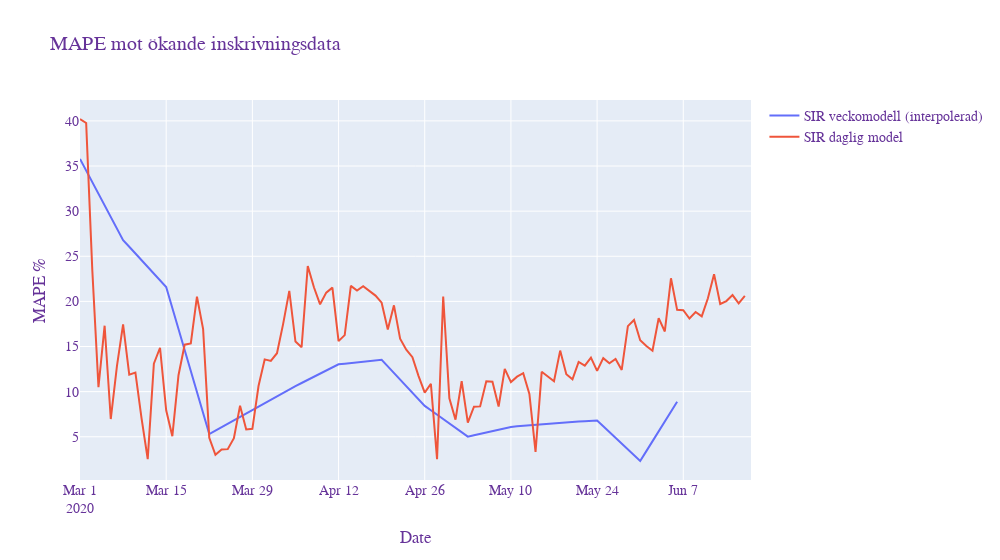
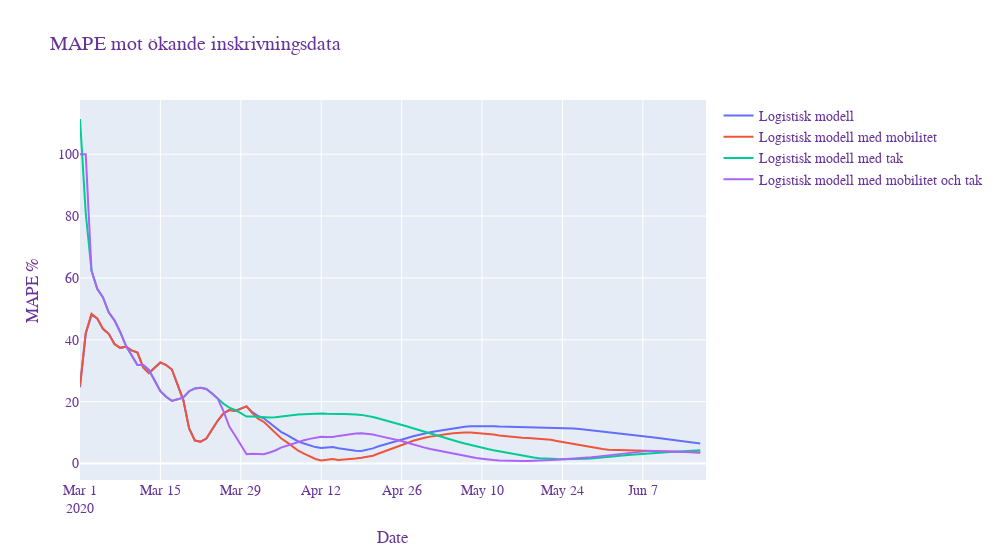

These figures' notebook cell, in order:
### Code cell
MAPEfig1 = go.Figure()

#SIR MAPE week to daily
MAPEfig1.add_trace(go.Scatter(x=pd.Series(pd.date_range("2020-03-01", freq="D", periods=data_points_MAPE)), 
                    y=SIR_MAPE_week2daily,
                    mode='lines',
                    name='SIR veckomodell (interpolerad)'))

#SIR MAPE daily
MAPEfig1.add_trace(go.Scatter(x=pd.Series(pd.date_range("2020-03-01", freq="D", periods=data_points_MAPE)), 
                    y=MAPE_data['MAPE_SIR_daily'],
                    mode='lines',
                    name='SIR daglig model'))



MAPEfig1.update_layout(
                    title='MAPE mot ökande inskrivningsdata',
                    xaxis_title='Date',
                    yaxis_title='MAPE %',
                    autosize=False,
                    width=1000,
                    xaxis_range=["2020-03-01",pd.to_datetime('2020-03-01')+timedelta(days=data_points_MAPE)],
                    
                    font=dict(
                      family="Courier New, monospace",
                      size=14,
                      color="RebeccaPurple"
    )
) 
MAPEfig1.show()

MAPEfig2 = go.Figure()


#logistiska MAPE
MAPEfig2.add_trace(go.Scatter(x=pd.Series(pd.date_range("2020-03-01", freq="D", periods=data_points_MAPE)), 
                    y=MAPE_data['MAPE_logistiska'],
                    mode='lines',
                    name='Logistisk modell'))

#logistiska mobilitet MAPE
MAPEfig2.add_trace(go.Scatter(x=pd.Series(pd.date_range("2020-03-01", freq="D", periods=data_points_MAPE)), 
                    y=MAPE_data['MAPE_logistiska_mobilitet'],
                    mode='lines',
                    name='Logistisk modell med mobilitet'))

#logistiska tak MAPE
MAPEfig2.add_trace(go.Scatter(x=pd.Series(pd.date_range("2020-03-01", freq="D", periods=data_points_MAPE)), 
                    y=MAPE_data['MAPE_logistiska_tak'],
                    mode='lines',
                    name='Logistisk modell med tak'))

#logistiska mobilitet tak MAPE
MAPEfig2.add_trace(go.Scatter(x=pd.Series(pd.date_range("2020-03-01", freq="D", periods=data_points_MAPE)),
                    y=MAPE_data['MAPE_logistiska_mobilitet_tak'],
                    mode='lines',
                    name='Logistisk modell med mobilitet och tak'))

MAPEfig2.update_layout(
                    title='MAPE mot ökande inskrivningsdata',
                    xaxis_title='Date',
                    yaxis_title='MAPE %',
                    autosize=False,
                    width=1000,
                    xaxis_range=["2020-03-01",pd.to_datetime('2020-03-01')+timedelta(days=data_points_MAPE)],
                    
                    font=dict(
                      family="Courier New, monospace",
                      size=14,
                      color="RebeccaPurple"
    )
) 
MAPEfig2.show()
